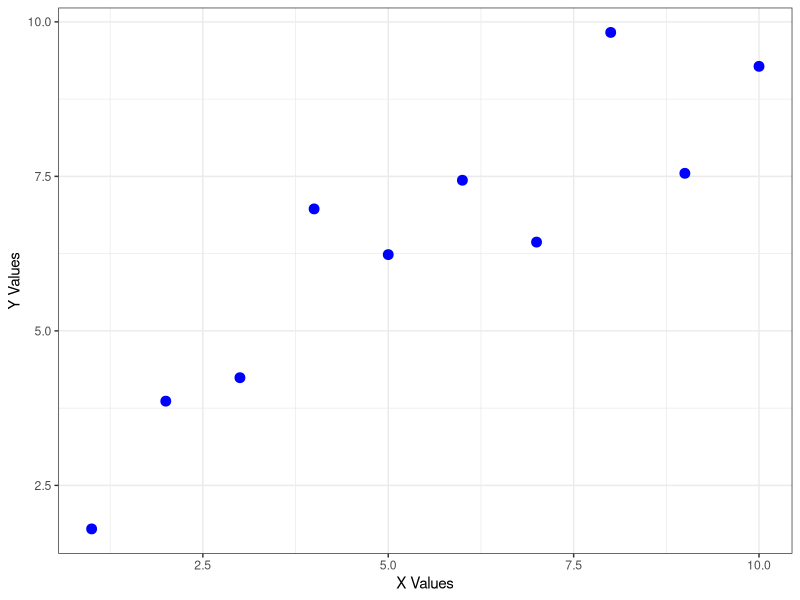
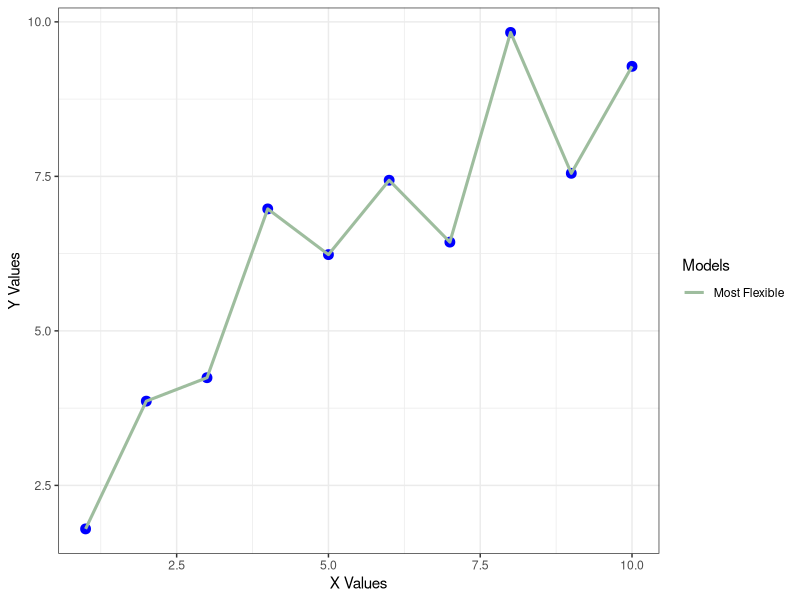
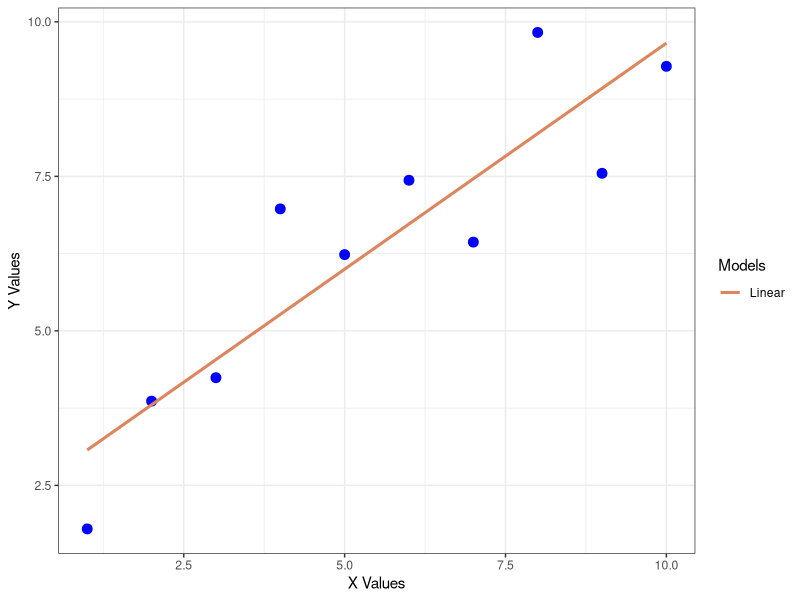
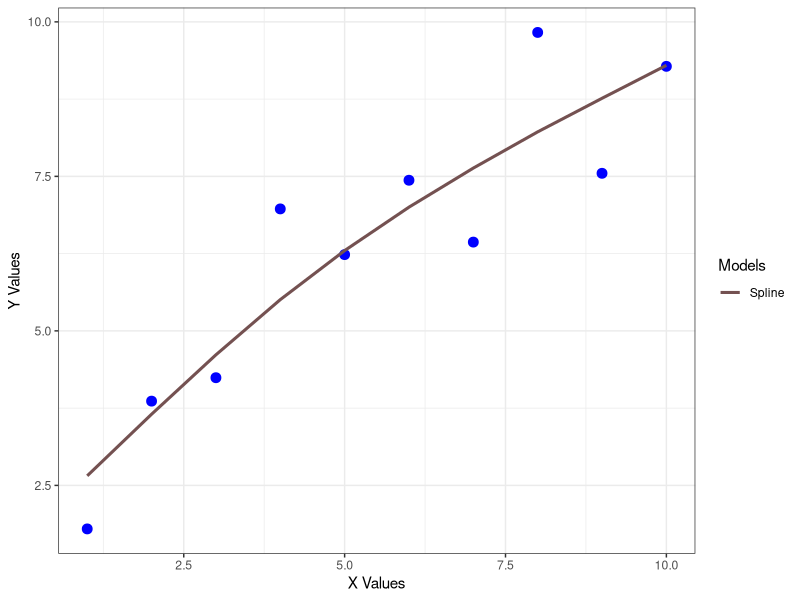
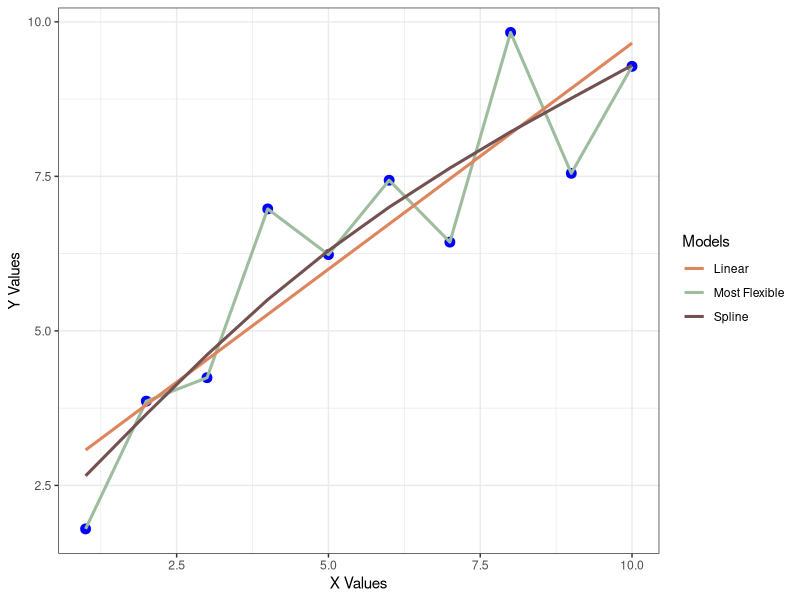
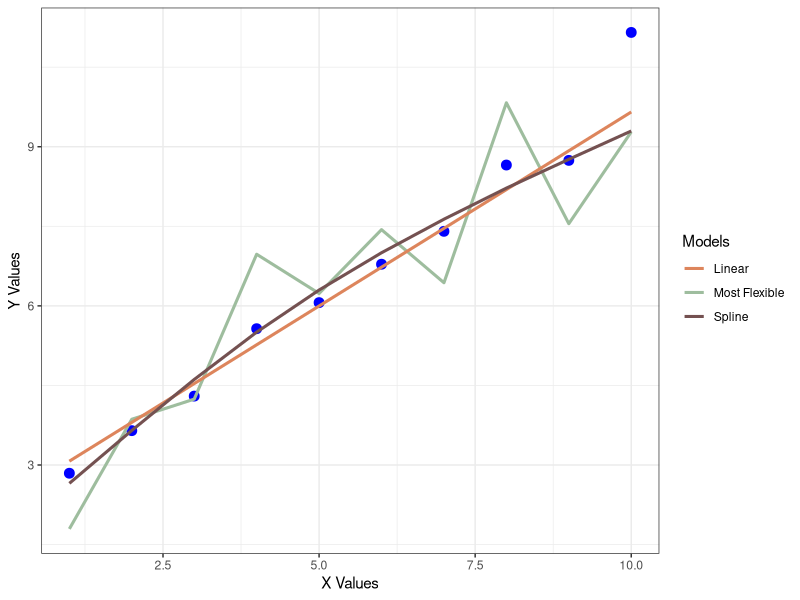

Generate these figures, in order, with R:
## ---- chunk 1
library(ggplot2)
library(dplyr)

data_gen<-function(x,w)
{
  y=2+0.8*x+rnorm(length(x),0,w)
  return(y)
  
}
set.seed(100)
x=1:10
y<-data_gen(x,2)
y1=predict(lm(y~x))
y2=smooth.spline(x,y)$y
y3=data_gen(x,0.5)

graph_dat<-data.frame(x,y,y1,y2,y3)
col<-c("Most Flexible"="#9ebd9e","Linear"="#dd855c","Spline"="#745151")
p<-ggplot(graph_dat,aes(x=x,y=y))
p+geom_point(color="#0000ff",size=3)+xlab("X Values")+ylab('Y Values')+theme_bw()
## ---- chunk 2

p+geom_point(color="#0000ff",size=3)+geom_line(aes(color="Most Flexible"),size=1.05)+theme_bw()+scale_color_manual(name="Models",values=col)+xlab("X Values")+ylab('Y Values')

## ---- chunk 3

p+geom_point(color="#0000ff",size=3)+geom_line(aes(y=y1,color="Linear"),size=1.05)+theme_bw()+scale_color_manual(name="Models",values=col)+xlab("X Values")+ylab('Y Values')

## ---- chunk 4

p+geom_point(color="#0000ff",size=3)+geom_line(aes(y=y2,color="Spline"),size=1.05)+theme_bw()+scale_color_manual(name="Models",values=col)+xlab("X Values")+ylab('Y Values')

## ---- chunk 5

p<-ggplot(graph_dat,aes(x=x,y=y))
p+geom_point(color="#0000ff",size=3)+geom_line(aes(color="Most Flexible"),size=1.05)+geom_line(aes(y=y1,color="Linear"),size=1.05)+geom_line(aes(y=y2,color="Spline"),size=1.05)+theme_bw()+scale_color_manual(name="Models",values=col)+xlab("X Values")+ylab('Y Values')

## ---- chunk 6

p<-ggplot(graph_dat,aes(x=x,y=y3))
p+geom_point(aes(y=y3),color='#0000ff',size=3)+geom_line(aes(y=y,color="Most Flexible"),size=1.05)+geom_line(aes(y=y1,color="Linear"),size=1.05)+geom_line(aes(y=y2,color="Spline"),size=1.05)+theme_bw()+scale_color_manual(name="Models",values=col)+xlab("X Values")+ylab('Y Values')


